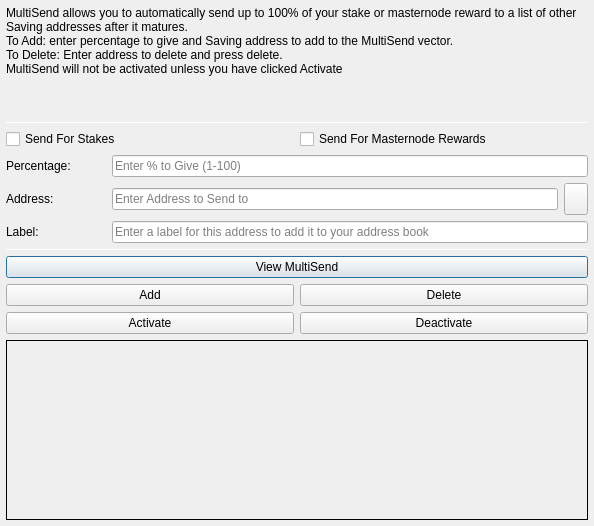
<?xml version="1.0" encoding="UTF-8"?>
<ui version="4.0">
 <class>MultiSendDialog</class>
 <widget class="QDialog" name="MultiSendDialog">
  <property name="windowModality">
   <enum>Qt::NonModal</enum>
  </property>
  <property name="geometry">
   <rect>
    <x>0</x>
    <y>0</y>
    <width>594</width>
    <height>526</height>
   </rect>
  </property>
  <property name="windowTitle">
   <string>MultiSend</string>
  </property>
  <layout class="QVBoxLayout" name="verticalLayout" stretch="0">
   <property name="margin">
    <number>6</number>
   </property>
   <item>
    <layout class="QVBoxLayout" name="verticalLayout_Main" stretch="1,1,1,0,1,1,1">
     <item>
      <widget class="QLabel" name="label_2">
       <property name="lineWidth">
        <number>1</number>
       </property>
       <property name="text">
        <string>MultiSend allows you to automatically send up to 100% of your stake or masternode reward to a list of other Saving addresses after it matures.
To Add: enter percentage to give and Saving address to add to the MultiSend vector.
To Delete: Enter address to delete and press delete.
MultiSend will not be activated unless you have clicked Activate</string>
       </property>
       <property name="alignment">
        <set>Qt::AlignLeading|Qt::AlignLeft|Qt::AlignTop</set>
       </property>
       <property name="wordWrap">
        <bool>true</bool>
       </property>
      </widget>
     </item>
     <item>
      <widget class="Line" name="line">
       <property name="minimumSize">
        <size>
         <width>0</width>
         <height>1</height>
        </size>
       </property>
       <property name="maximumSize">
        <size>
         <width>16777215</width>
         <height>1</height>
        </size>
       </property>
       <property name="orientation">
        <enum>Qt::Horizontal</enum>
       </property>
      </widget>
     </item>
     <item>
      <layout class="QVBoxLayout" name="verticalLayout_Settings">
       <item>
        <layout class="QHBoxLayout" name="horizontalLayout">
         <item>
          <widget class="QCheckBox" name="multiSendStakeCheckBox">
           <property name="text">
            <string>Send For Stakes</string>
           </property>
          </widget>
         </item>
         <item>
          <widget class="QCheckBox" name="multiSendMasternodeCheckBox">
           <property name="text">
            <string>Send For Masternode Rewards</string>
           </property>
          </widget>
         </item>
        </layout>
       </item>
       <item>
        <layout class="QHBoxLayout" name="horizontalLayout_6">
         <item>
          <widget class="QLabel" name="label">
           <property name="minimumSize">
            <size>
             <width>100</width>
             <height>0</height>
            </size>
           </property>
           <property name="toolTip">
            <string>Percentage of stake to send</string>
           </property>
           <property name="text">
            <string>Percentage:</string>
           </property>
          </widget>
         </item>
         <item>
          <widget class="QLineEdit" name="multiSendPercentEdit">
           <property name="toolTip">
            <string>Enter whole numbers 1 - 100</string>
           </property>
           <property name="placeholderText">
            <string>Enter % to Give (1-100)</string>
           </property>
          </widget>
         </item>
        </layout>
       </item>
       <item>
        <layout class="QHBoxLayout" name="horizontalLayout_7">
         <item>
          <widget class="QLabel" name="label_5">
           <property name="minimumSize">
            <size>
             <width>100</width>
             <height>0</height>
            </size>
           </property>
           <property name="toolTip">
            <string>Address to send portion of stake to</string>
           </property>
           <property name="text">
            <string>Address:</string>
           </property>
          </widget>
         </item>
         <item>
          <widget class="QLineEdit" name="multiSendAddressEdit">
           <property name="toolTip">
            <string/>
           </property>
           <property name="placeholderText">
            <string>Enter Address to Send to</string>
           </property>
          </widget>
         </item>
         <item>
          <widget class="QToolButton" name="addressBookButton">
           <property name="maximumSize">
            <size>
             <width>16777215</width>
             <height>32</height>
            </size>
           </property>
           <property name="toolTip">
            <string>Choose an address from the address book</string>
           </property>
           <property name="text">
            <string/>
           </property>
           <property name="icon">
            <iconset resource="../saving.qrc">
             <normaloff>:/icons/address-book</normaloff>:/icons/address-book</iconset>
           </property>
           <property name="shortcut">
            <string>Alt+A</string>
           </property>
          </widget>
         </item>
        </layout>
       </item>
      </layout>
     </item>
     <item>
      <layout class="QHBoxLayout" name="horizontalLayout_3">
       <item>
        <widget class="QLabel" name="label_3">
         <property name="minimumSize">
          <size>
           <width>100</width>
           <height>0</height>
          </size>
         </property>
         <property name="text">
          <string>Label:</string>
         </property>
        </widget>
       </item>
       <item>
        <widget class="QLineEdit" name="labelAddressLabelEdit">
         <property name="placeholderText">
          <string>Enter a label for this address to add it to your address book</string>
         </property>
        </widget>
       </item>
      </layout>
     </item>
     <item>
      <widget class="Line" name="line_2">
       <property name="minimumSize">
        <size>
         <width>0</width>
         <height>1</height>
        </size>
       </property>
       <property name="maximumSize">
        <size>
         <width>16777215</width>
         <height>1</height>
        </size>
       </property>
       <property name="orientation">
        <enum>Qt::Horizontal</enum>
       </property>
      </widget>
     </item>
     <item>
      <layout class="QVBoxLayout" name="verticalLayout_Buttons">
       <item>
        <layout class="QHBoxLayout" name="horizontalLayout_4">
         <item>
          <widget class="QPushButton" name="viewButton">
           <property name="toolTip">
            <string/>
           </property>
           <property name="statusTip">
            <string>View MultiSend Vector</string>
           </property>
           <property name="text">
            <string>View MultiSend</string>
           </property>
          </widget>
         </item>
        </layout>
       </item>
       <item>
        <layout class="QHBoxLayout" name="horizontalLayout_2">
         <item>
          <widget class="QPushButton" name="addButton">
           <property name="toolTip">
            <string/>
           </property>
           <property name="statusTip">
            <string>Add to MultiSend Vector</string>
           </property>
           <property name="text">
            <string>Add</string>
           </property>
          </widget>
         </item>
         <item>
          <widget class="QPushButton" name="deleteButton">
           <property name="toolTip">
            <string/>
           </property>
           <property name="statusTip">
            <string>Delete Address From MultiSend Vector</string>
           </property>
           <property name="text">
            <string>Delete</string>
           </property>
          </widget>
         </item>
        </layout>
       </item>
       <item>
        <layout class="QHBoxLayout" name="horizontalLayout_5">
         <item>
          <widget class="QPushButton" name="activateButton">
           <property name="statusTip">
            <string>Activate MultiSend</string>
           </property>
           <property name="text">
            <string>Activate</string>
           </property>
          </widget>
         </item>
         <item>
          <widget class="QPushButton" name="disableButton">
           <property name="statusTip">
            <string>Deactivate MultiSend</string>
           </property>
           <property name="text">
            <string>Deactivate</string>
           </property>
          </widget>
         </item>
        </layout>
       </item>
      </layout>
     </item>
     <item>
      <widget class="QLabel" name="message">
       <property name="minimumSize">
        <size>
         <width>0</width>
         <height>180</height>
        </size>
       </property>
       <property name="frameShape">
        <enum>QFrame::Panel</enum>
       </property>
       <property name="frameShadow">
        <enum>QFrame::Plain</enum>
       </property>
       <property name="lineWidth">
        <number>1</number>
       </property>
       <property name="midLineWidth">
        <number>1</number>
       </property>
       <property name="text">
        <string/>
       </property>
       <property name="alignment">
        <set>Qt::AlignLeading|Qt::AlignLeft|Qt::AlignTop</set>
       </property>
       <property name="wordWrap">
        <bool>true</bool>
       </property>
      </widget>
     </item>
    </layout>
   </item>
  </layout>
 </widget>
 <resources>
  <include location="../saving.qrc"/>
 </resources>
 <connections/>
</ui>
